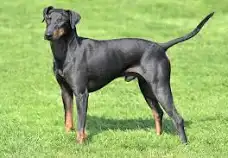
#> input picture Introduction to Computer Vision & Image Processing/Week 3/my_image.png, 228 x 158 px
$ jupyter execute --allow-errors use-classification-knn.ipynb
#> lines starting #> are read from the running program, lines starting #| are printed output that depends on the picture
Estimated time needed: **30** minutes

<h2>Load the Saved KNN model to Classify Images</h2>
<h3>Project: Training_an_image_classifier_with_KNN</h3>
<h3>Application: Use - KNN image classifier</h3>

You will upload your image and classify it using the K-Nearest Neighbours (KNN) algorithm we saved in the <code>train</code> run.

## Objectives

<ul>
    <li>This tool contains the following sections:
        <ul>
            <li>Load important libraries</li>
            <li>Load your saved KNN model</li>
            <li>Upload your image</li>
            <li>Classify your image</li>
        </ul>
    </li>

</ul>

----

## Load Important Libraries

Libraries for data processing and visualization:

[cell 1]
import numpy as np
import matplotlib.pyplot as plt

Libraries for image pre-processing and classification:

[cell 2]
import cv2

Libraries for Computer Vision Studio:

[cell 3]
from skillsnetwork import cvstudio

## Setup CV Studio Client, Get the Model and Annotations

#> (a cell that did not finish here is left out)

Get the annotations from the CV Studio project:

#> (a cell that did not finish here is left out)

Download the model (for k-NN this means samples and format):

#> (a cell that did not finish here is left out)

Get k_best from model details (we reported this previously when training):

#> (a cell that did not finish here is left out)

Load and re-train model:

#> (a cell that did not finish here is left out)

## Test Our Model with an Uploaded Image

Upload your image, and see if it will be correctly classified.
<p><b>Instructions on How to Upload an Image:</b></p>
Use the upload button and upload an image from your local machine:
<center>

</center>

The image will now be in the directory in which you are working in. To read the image in a new cell, use the <code>cv2.imread</code> and read its name. For example, I uploaded <code>anothercar.jpg</code> into my current working directory - <code>cv2.imread("anothercar.jpg")</code>.

<center>

</center>

Replace <code>your_uploaded_file</code> below with the name of your image as seen in your directory:

[cell 9]
my_image = cv2.imread("my_image.png")
#> my_image is the input picture: shape (158, 228, 3); mean B, G, R 107.5, 178.3, 150.7
## let's see what the image looks like
image = cv2.cvtColor(my_image, cv2.COLOR_BGR2RGB)
plt.imshow(image)
plt.show()

Convert image to grayscale - grayscale simplifies the algorithm and reduces computational requirements.

[cell 10]
#make images gray
my_image = cv2.cvtColor(my_image,cv2.COLOR_BGR2GRAY)
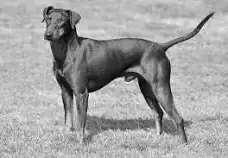
#> my_image: shape (158, 228); min 0, max 247, mean 162

Resize the image to reduce the size:

[cell 11]
my_image = cv2.resize(my_image, (32, 32))
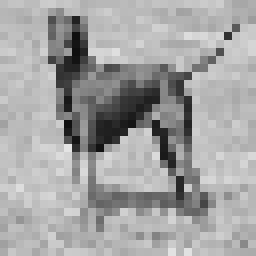
#> my_image: shape (32, 32) (shown 8 times larger); min 15, max 228, mean 163.3

Flatten the image into a numpy array:

[cell 12]
pixel_image = my_image.flatten()
#> pixel_image = 1024 values, max 228 at index 584, min 15 at index 137, mean 163.3
pixel_image = np.array([pixel_image]).astype('float32')
